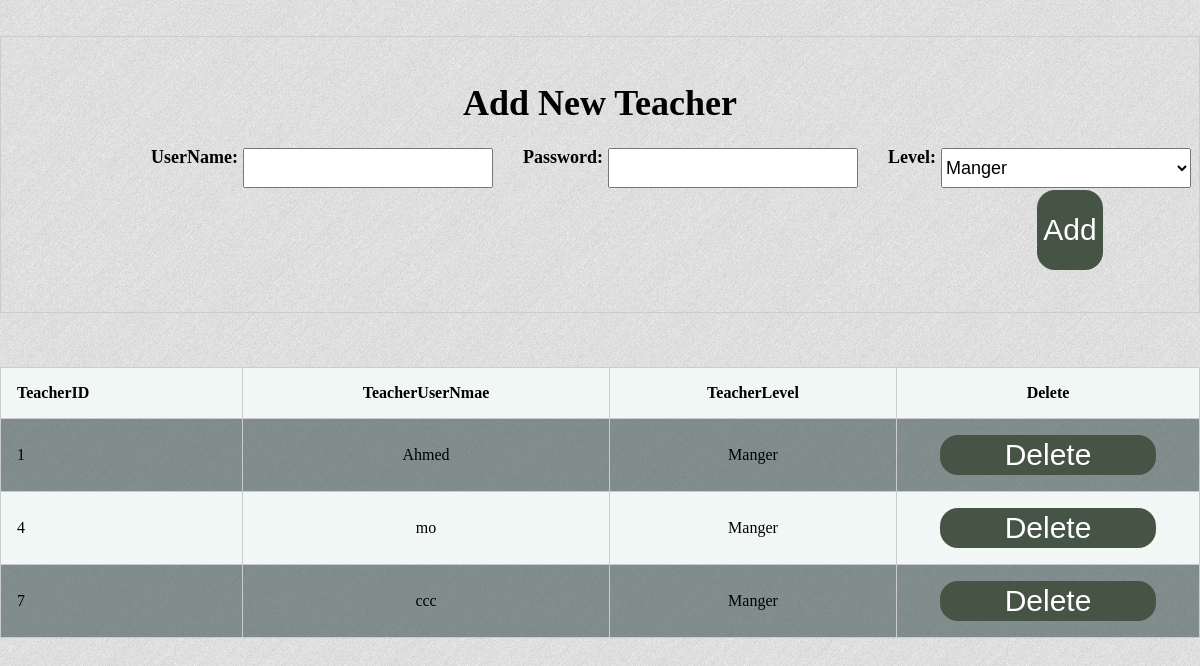
/ExaminationProject/TeachersPages/TeachersPage.php (signed in), run on the app's committed database.
### tables this page shows
CREATE TABLE `teacherstable` (
  `TeacherID` int(11) NOT NULL,
  `TeacherName` text NOT NULL,
  `TeacherPassword` text NOT NULL,
  `Level` int(11) NOT NULL
);

### ExaminationProject/TeachersPages/TeachersPage.php (the view, shortened to what this page needs)
<html>
<head>
<link rel="stylesheet" href="../Style/Style.css">
</head>
<body background="../img/bg.jpg">
  <br>
  <br>
  <center>
  <div class="AddnewTeacherBox">
  <form action="./AddNewTeacher.php" class="AddBox" method="post">
    <br><h1>Add New Teacher </h1>
      <div class="BoxesClass">
<center>
    <h4 class="h3Text">UserName:  </h4>
    <input class="TheBox" type="text" name="UserName">
    <h4 class="h3Text">Password:  </h4>
    <input class="TheBox" type="password" name="Password">
    <h4 class="h3Text">Level:   </h4>
    <select class="TheBox" name="Level">
  <option value="0">Manger</option>
</select><br><br></center>
</div>
<center>
  <input class="AddBT" type="submit" value="Add"></center><br><br>
</form></div></center><br><br>
<?php
GetTeachersTable();
 ?>
</body>
</html>
<?php
  function GetTeachersTable() {
   include '../Connection.php';
   $TheUserID=$_COOKIE['UserID'];
     $sql = "SELECT * FROM teacherstable Where `TeacherID` <>'$TheUserID' ";
 $result = $mysqli->query($sql);
   echo "<table class='MyTable' border='1'>
   <tr>
   <th>TeacherID</th>
   <th>TeacherUserNmae</th>
   <th>TeacherLevel</th>
   <th>Delete</th>
   </tr>";
   while($TheTable=mysqli_fetch_array($result))
   {
   echo "<tr>";
   echo "<td>" . $TheTable['TeacherID'] . "</td>";
   echo "<td>" . $TheTable['TeacherName'] . "</td>";
   if($TheTable['Level']==0 ){
     echo "<td>Manger</td>";
   }
   else {
     echo "<td>Simple Admin</td>";
   }
   echo '<form action="./DeleteTeacher.php" method="post">';
   echo "<td>".'<button type="submit" class="DeleteBT" Name="TeacherID" value="'.$TheTable['TeacherID'] .'">Delete</button><br>'. "</td>";
   echo '</form>';
   echo "</tr>";
   }
   echo "</table>";
 } ?>

### ExaminationProject/Style/Style.css (style rules this page uses)
body { width:100%; margin: 0px; padding: 0px; }
table { border-collapse: collapse; border-spacing: 0; width: 100%; border: 1px solid #ccc; }
th, td { text-align: center; padding: 16px; }
th:first-child, td:first-child { text-align: left; }
tr { background-color: #f1f7f4 }
tr:nth-child(even) { background-color: #4559 }
.AddBox { border: 1px solid #ccc; font-size: 18px; }
.TheBox { float: left; }
.h3Text { float: left; margin-left: 30px; margin-Top: -1px; margin-right: 5px; }
.TheBox { float: left; width: 250px; height: 40px; font-size: 18px; }
.AddBT { color: White; height: 80px; text-decoration: none; border-style: none; background-color: #455445; border-radius: 18px; font-size: 30px; }
.DeleteBT { color: White; width: 80%; height: 40px; text-decoration: none; border-style: none; background-color: #455445; border-radius: 18px; font-size: 30px; }
.BoxesClass { padding-left: 120px; }

### data on the page
teacherstable: TeacherID "1", TeacherName "Ahmed", Level "Manger"
teacherstable: TeacherID "4", TeacherName "mo", Level "Manger"
teacherstable: TeacherID "7", TeacherName "ccc", Level "Manger"
